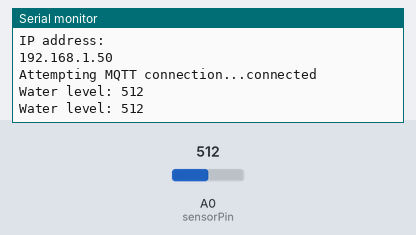
A sketch run on a simulated ESP8266 (NodeMCU). On the bench: the last lines printed to the serial monitor. Inputs (shaded band) come from the test bench; at power-on: A0 (sensorPin) = 512. WiFi joins after 1.5 s; servers stay silent unless stated; no MQTT or app messages arrive unless stated.

Above: at 2.7 s.
2.8 s: A0 (sensorPin) set to 716
At 4.1 s:
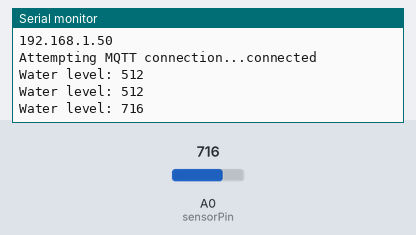
4.3 s: A0 (sensorPin) set to 900
At 5.4 s:
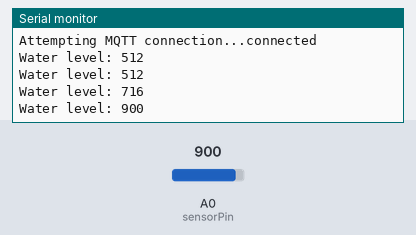
Timing chart, 0 to 7.3 s (numbered marks = the images above; inputs shaded):
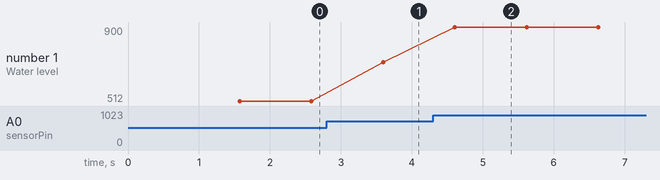

The sketch:

try_waterpum_using_arduino.ino
```cpp
#include <ESP8266WiFi.h>
#include <PubSubClient.h>
//______________________________________________________________
// Sensor pins
#define sensorPower 13
#define sensorPin A0
//__________________________________________________________________________________________________
const char* ssid = "what wi-Fi";
const char* password = "12345671";
const char* mqtt_server = "broker.mqttdashboard.com";// MQTT Cloud address
#define water_level_topic "id4"

// Value for storing water level
int val = 0;
///____________________________________________________________________________

WiFiClient espClient;
PubSubClient client(espClient);
//___________________________________________________________________________________
void setup_wifi() {
  delay(10);
  // We start by connecting to a WiFi network
  Serial.println();
  Serial.print("Connecting to ");
  Serial.println(ssid);
  WiFi.begin(ssid, password);
  while (WiFi.status() != WL_CONNECTED) {
    delay(500);
    Serial.print(".");
  }
  randomSeed(micros());
  Serial.println("");
  Serial.println("WiFi connected");
  Serial.println("IP address: ");
  Serial.println(WiFi.localIP());
}
//_______________________________________________________________________________________________
void callback(char* topic, byte* payload, unsigned int length) {
  Serial.print("Message arrived [");
  Serial.print(topic);
  Serial.print("] ");
  for (int i = 0; i < length; i++) {
    Serial.print((char)payload[i]);
  }
  Serial.println();

  // Switch on the LED if an 1 was received as first character
  if ((char)payload[0] == '1') {
    digitalWrite(BUILTIN_LED, LOW);   // Turn the LED on (Note that LOW is the voltage level
    // but actually the LED is on; this is because
    // it is active low on the ESP-01)
  } else {
    digitalWrite(BUILTIN_LED, HIGH);  // Turn the LED off by making the voltage HIGH
  }

}
//_____________________________________________________________________________________________________


void reconnect() {
  // Loop until we're reconnected
  while (!client.connected()) {
    Serial.print("Attempting MQTT connection...");
    if (client.connect("nodeMcuDHT11")) {
      Serial.println("connected");
      } else {
        Serial.print("failed, rc=");
        Serial.print(client.state());
        Serial.println(" try again in 5 seconds");
        delay(5000);
        }
    }
}
//________________________________________________________________________________________________________


void setup() {
  // Set D7 as an OUTPUT
  pinMode(sensorPower, OUTPUT);
  Serial.begin(115200);
  setup_wifi();
  client.setServer(mqtt_server, 1883);
  // Set to LOW so no power flows through the sensor
  digitalWrite(sensorPower, LOW);

  Serial.begin(9600);
}
//___________________________________________________________________________________________
void loop() {
  if (!client.connected()) {
    reconnect();
    }
     client.loop();
  //get the reading from the function below and print it
  int level = readSensor();

  Serial.print("Water level: ");
  Serial.println(level);

  delay(1000);
  client.publish(water_level_topic, String(level).c_str(), true);
}
//This is a function used to get the reading
int readSensor() {
  digitalWrite(sensorPower, HIGH);  // Turn the sensor ON
  delay(10);              // wait 10 milliseconds
  val = analogRead(sensorPin);    // Read the analog value form sensor
  digitalWrite(sensorPower, LOW);   // Turn the sensor OFF

  return val;             // send current reading
}
```

Measured:
- after the input at 2.8 s, the serial monitor: prints a new line after 0.80 s (image 1)
- after the input at 4.3 s, the serial monitor: prints a new line after 0.31 s (image 2)
- plotted number 1: 512 → 716 after the input at 2.8 s, 716 → 900 after the input at 4.3 s
